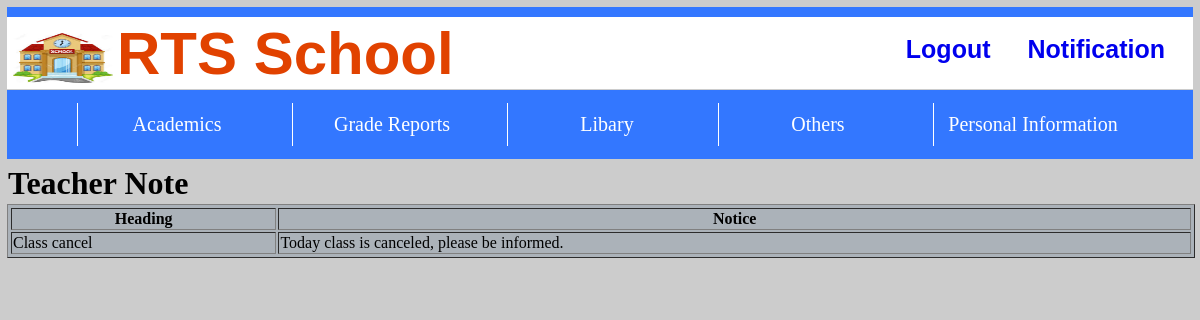
The app's page /Student/teacherNote.php (signed in) with its own data.
### tables this page shows
CREATE TABLE `notice` (
  `id` int(10) NOT NULL,
  `subject` varchar(70) NOT NULL,
  `title` varchar(70) NOT NULL,
  `description` varchar(400) NOT NULL
);

### Student/teacherNote.php (the view, shortened to what this page needs)
<?php
if(isset($_COOKIE['userid']))
{
?>
<!DOCTYPE html>
<html>
  <head>
   <link rel="stylesheet" type="text/css" href="../CSS/menubar.css">
  </head>
  <body>
    <header>
     <div class="head">
    <h1>
        <a href="studentHome.php">
      <img src="xyz.jpg" height="50px" width="100px" align="center"></a>RTS School
           <a class="notification" href="notification.php">Notification</a>
         <a class="logout"href="logout.php">Logout</a>
    </h1>
  </div>
  <div class="nav">
    <ul class="main-menu">
      <li>Academics
            </li>
      <li>Grade Reports
      </li>
      <li>Libary
      <li>Others
      </li>
      <li>Personal Information
    </ul>
  </div>
    </header>
      <div>
        <h1>Teacher Note</h1>
    <table border="1" width="100%" bgcolor="#ABB2B9">
      <tr>
      <th>Heading</th>
      <th>Notice</th>
      </tr>
      <?php
        $conn = mysqli_connect('localhost', 'root', '', 'school');
        $sql1 = "select * from notice;";
        $result1 = mysqli_query($conn, $sql1);
        while($user1 = mysqli_fetch_assoc($result1)){
          if($user1['subject'] == "Admin"){}
          else{
          ?>
          <tr>
            <td><?php echo $user1["title"]; ?></td>
            <td><?php echo $user1["description"]; ?></td>
          </tr>
          <?php
          }
        }
      ?>
    </table>
        </div>
  </body>
</html>
<?php
}
else
{
  header('location: ../Login/Login.html');
}
?>

### CSS/menubar.css (style rules this page uses)
body { background:#ccc; }
* { padding: 1px; margin: 1px; }
.head { background: white; color: RGB(225,66,0); padding: 0px 0px; font-family: sans-serif; font-size: 30px; border-top:10px solid #37f; }
.logout { float:right; display:inline; padding: 15px 25px 0 10px; font-family: sans-serif; font-size: 25px; }
.notification { float:right; display:inline; padding: 15px 25px 0 10px; font-family: sans-serif; font-size: 25px; }
.nav { padding: 10px 0px; background: #37f; text-align: center; }
.main-menu>li { display: inline-block; width: 200px; padding: 10px 0px; margin-left: 10px; text-align: center; color: white; font-size: 20px; border-left: 1px solid white; transition: .4s; cursor: pointer; box-sizing: border-box; }
a { text-decoration: none; }

### records on screen
notice: title "Class cancel", description "Today class is canceled, please be informed."
